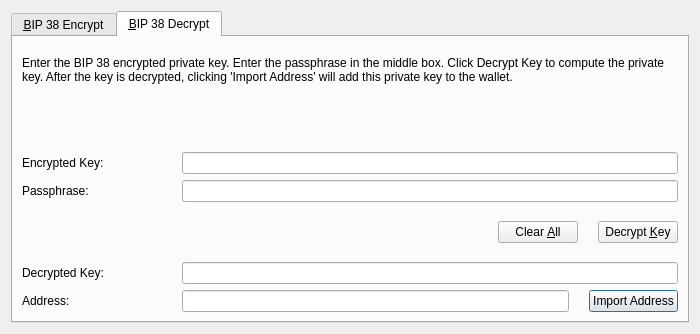
<?xml version="1.0" encoding="UTF-8"?>
<ui version="4.0">
 <class>Bip38ToolDialog</class>
 <widget class="QDialog" name="Bip38ToolDialog">
  <property name="geometry">
   <rect>
    <x>0</x>
    <y>0</y>
    <width>700</width>
    <height>334</height>
   </rect>
  </property>
  <property name="windowTitle">
   <string>BIP 38 Tool</string>
  </property>
  <property name="sizeGripEnabled">
   <bool>false</bool>
  </property>
  <property name="modal">
   <bool>true</bool>
  </property>
  <layout class="QVBoxLayout" name="verticalLayout">
   <item>
    <widget class="QTabWidget" name="tabWidget">
     <property name="minimumSize">
      <size>
       <width>150</width>
       <height>0</height>
      </size>
     </property>
     <property name="tabPosition">
      <enum>QTabWidget::North</enum>
     </property>
     <property name="tabShape">
      <enum>QTabWidget::Rounded</enum>
     </property>
     <property name="currentIndex">
      <number>1</number>
     </property>
     <widget class="QWidget" name="tabBip38Encrypt">
      <attribute name="title">
       <string>&amp;BIP 38 Encrypt</string>
      </attribute>
      <layout class="QVBoxLayout" name="verticalLayout_SM">
       <item>
        <spacer name="verticalSpacer_4">
         <property name="orientation">
          <enum>Qt::Vertical</enum>
         </property>
         <property name="sizeType">
          <enum>QSizePolicy::Fixed</enum>
         </property>
         <property name="sizeHint" stdset="0">
          <size>
           <width>20</width>
           <height>10</height>
          </size>
         </property>
        </spacer>
       </item>
       <item>
        <widget class="QLabel" name="infoLabel_ENC">
         <property name="text">
          <string>Enter a Motion Address that you would like to encrypt using BIP 38. Enter a passphrase in the middle box. Press encrypt to compute the encrypted private key.</string>
         </property>
         <property name="textFormat">
          <enum>Qt::PlainText</enum>
         </property>
         <property name="wordWrap">
          <bool>true</bool>
         </property>
        </widget>
       </item>
       <item>
        <spacer name="verticalSpacer">
         <property name="orientation">
          <enum>Qt::Vertical</enum>
         </property>
         <property name="sizeHint" stdset="0">
          <size>
           <width>20</width>
           <height>40</height>
          </size>
         </property>
        </spacer>
       </item>
       <item>
        <layout class="QHBoxLayout" name="horizontalLayout_1_ENC">
         <property name="spacing">
          <number>10</number>
         </property>
         <item>
          <widget class="QLabel" name="label_5">
           <property name="minimumSize">
            <size>
             <width>150</width>
             <height>0</height>
            </size>
           </property>
           <property name="text">
            <string>Address:</string>
           </property>
          </widget>
         </item>
         <item>
          <widget class="QValidatedLineEdit" name="addressIn_ENC">
           <property name="toolTip">
            <string>The XMNF address to sign the message with</string>
           </property>
          </widget>
         </item>
         <item>
          <widget class="QToolButton" name="addressBookButton_ENC">
           <property name="toolTip">
            <string>Choose previously used address</string>
           </property>
           <property name="text">
            <string/>
           </property>
           <property name="icon">
            <iconset resource="../motion.qrc">
             <normaloff>:/icons/address-book</normaloff>:/icons/address-book</iconset>
           </property>
           <property name="shortcut">
            <string>Alt+A</string>
           </property>
          </widget>
         </item>
         <item>
          <widget class="QToolButton" name="pasteButton_ENC">
           <property name="toolTip">
            <string>Paste address from clipboard</string>
           </property>
           <property name="text">
            <string/>
           </property>
           <property name="icon">
            <iconset resource="../motion.qrc">
             <normaloff>:/icons/editpaste</normaloff>:/icons/editpaste</iconset>
           </property>
           <property name="shortcut">
            <string>Alt+P</string>
           </property>
          </widget>
         </item>
        </layout>
       </item>
       <item>
        <layout class="QHBoxLayout" name="horizontalLayout_5">
         <property name="spacing">
          <number>10</number>
         </property>
         <item>
          <widget class="QLabel" name="label_6">
           <property name="minimumSize">
            <size>
             <width>150</width>
             <height>0</height>
            </size>
           </property>
           <property name="text">
            <string>Passphrase: </string>
           </property>
          </widget>
         </item>
         <item>
          <widget class="QLineEdit" name="passphraseIn_ENC">
           <property name="echoMode">
            <enum>QLineEdit::Password</enum>
           </property>
          </widget>
         </item>
        </layout>
       </item>
       <item>
        <layout class="QHBoxLayout" name="horizontalLayout_2_ENC">
         <property name="spacing">
          <number>10</number>
         </property>
         <item>
          <widget class="QLabel" name="encryptedKeyLabel_ENC">
           <property name="minimumSize">
            <size>
             <width>150</width>
             <height>0</height>
            </size>
           </property>
           <property name="text">
            <string>Encrypted Key:</string>
           </property>
           <property name="textFormat">
            <enum>Qt::PlainText</enum>
           </property>
          </widget>
         </item>
         <item>
          <widget class="QLineEdit" name="encryptedKeyOut_ENC">
           <property name="font">
            <font>
             <italic>true</italic>
            </font>
           </property>
           <property name="readOnly">
            <bool>true</bool>
           </property>
          </widget>
         </item>
         <item>
          <widget class="QToolButton" name="copyKeyButton_ENC">
           <property name="toolTip">
            <string>Copy the current signature to the system clipboard</string>
           </property>
           <property name="text">
            <string/>
           </property>
           <property name="icon">
            <iconset resource="../motion.qrc">
             <normaloff>:/icons/editcopy</normaloff>:/icons/editcopy</iconset>
           </property>
          </widget>
         </item>
        </layout>
       </item>
       <item>
        <layout class="QHBoxLayout" name="horizontalLayout_3_ENC">
         <property name="spacing">
          <number>20</number>
         </property>
         <item>
          <spacer name="horizontalSpacer_1_ENC">
           <property name="orientation">
            <enum>Qt::Horizontal</enum>
           </property>
           <property name="sizeHint" stdset="0">
            <size>
             <width>40</width>
             <height>48</height>
            </size>
           </property>
          </spacer>
         </item>
         <item>
          <widget class="QLabel" name="statusLabel_ENC">
           <property name="font">
            <font>
             <weight>75</weight>
             <bold>true</bold>
            </font>
           </property>
           <property name="text">
            <string/>
           </property>
           <property name="wordWrap">
            <bool>true</bool>
           </property>
          </widget>
         </item>
         <item>
          <spacer name="horizontalSpacer_2_ENC">
           <property name="orientation">
            <enum>Qt::Horizontal</enum>
           </property>
           <property name="sizeHint" stdset="0">
            <size>
             <width>40</width>
             <height>48</height>
            </size>
           </property>
          </spacer>
         </item>
         <item>
          <widget class="QPushButton" name="clearButton_ENC">
           <property name="toolTip">
            <string>Reset all sign message fields</string>
           </property>
           <property name="text">
            <string>Clear &amp;All</string>
           </property>
           <property name="icon">
            <iconset resource="../motion.qrc">
             <normaloff>:/icons/remove</normaloff>:/icons/remove</iconset>
           </property>
           <property name="autoDefault">
            <bool>false</bool>
           </property>
          </widget>
         </item>
         <item>
          <widget class="QPushButton" name="encryptKeyButton_ENC">
           <property name="toolTip">
            <string>Sign the message to prove you own this XMNF address</string>
           </property>
           <property name="text">
            <string>Encrypt &amp;Key</string>
           </property>
           <property name="icon">
            <iconset resource="../motion.qrc">
             <normaloff>:/icons/edit</normaloff>:/icons/edit</iconset>
           </property>
           <property name="autoDefault">
            <bool>false</bool>
           </property>
          </widget>
         </item>
        </layout>
       </item>
      </layout>
     </widget>
     <widget class="QWidget" name="tabBip38Decrypt">
      <attribute name="title">
       <string>&amp;BIP 38 Decrypt</string>
      </attribute>
      <layout class="QVBoxLayout" name="verticalLayout_VM">
       <item>
        <spacer name="verticalSpacer_3">
         <property name="orientation">
          <enum>Qt::Vertical</enum>
         </property>
         <property name="sizeType">
          <enum>QSizePolicy::Fixed</enum>
         </property>
         <property name="sizeHint" stdset="0">
          <size>
           <width>20</width>
           <height>10</height>
          </size>
         </property>
        </spacer>
       </item>
       <item>
        <widget class="QLabel" name="infoLabel_DEC">
         <property name="text">
          <string>Enter the BIP 38 encrypted private key. Enter the passphrase in the middle box. Click Decrypt Key to compute the private key. After the key is decrypted, clicking 'Import Address' will add this private key to the wallet.</string>
         </property>
         <property name="textFormat">
          <enum>Qt::PlainText</enum>
         </property>
         <property name="alignment">
          <set>Qt::AlignLeading|Qt::AlignLeft|Qt::AlignTop</set>
         </property>
         <property name="wordWrap">
          <bool>true</bool>
         </property>
        </widget>
       </item>
       <item>
        <spacer name="verticalSpacer_2">
         <property name="orientation">
          <enum>Qt::Vertical</enum>
         </property>
         <property name="sizeHint" stdset="0">
          <size>
           <width>20</width>
           <height>40</height>
          </size>
         </property>
        </spacer>
       </item>
       <item>
        <layout class="QHBoxLayout" name="horizontalLayout_3">
         <property name="spacing">
          <number>10</number>
         </property>
         <item>
          <widget class="QLabel" name="label_2">
           <property name="minimumSize">
            <size>
             <width>150</width>
             <height>0</height>
            </size>
           </property>
           <property name="text">
            <string>Encrypted Key:</string>
           </property>
          </widget>
         </item>
         <item>
          <widget class="QValidatedLineEdit" name="encryptedKeyIn_DEC">
           <property name="toolTip">
            <string>The XMNF address the message was signed with</string>
           </property>
          </widget>
         </item>
        </layout>
       </item>
       <item>
        <layout class="QHBoxLayout" name="horizontalLayout">
         <property name="spacing">
          <number>10</number>
         </property>
         <item>
          <widget class="QLabel" name="label">
           <property name="minimumSize">
            <size>
             <width>150</width>
             <height>0</height>
            </size>
           </property>
           <property name="text">
            <string>Passphrase: </string>
           </property>
          </widget>
         </item>
         <item>
          <widget class="QLineEdit" name="passphraseIn_DEC">
           <property name="echoMode">
            <enum>QLineEdit::Password</enum>
           </property>
          </widget>
         </item>
        </layout>
       </item>
       <item>
        <layout class="QHBoxLayout" name="horizontalLayout_2_DEC">
         <property name="spacing">
          <number>20</number>
         </property>
         <item>
          <spacer name="horizontalSpacer_1_DEC">
           <property name="orientation">
            <enum>Qt::Horizontal</enum>
           </property>
           <property name="sizeHint" stdset="0">
            <size>
             <width>40</width>
             <height>48</height>
            </size>
           </property>
          </spacer>
         </item>
         <item>
          <widget class="QLabel" name="statusLabel_DEC">
           <property name="font">
            <font>
             <weight>75</weight>
             <bold>true</bold>
            </font>
           </property>
           <property name="text">
            <string/>
           </property>
           <property name="wordWrap">
            <bool>true</bool>
           </property>
          </widget>
         </item>
         <item>
          <spacer name="horizontalSpacer_2_DEC">
           <property name="orientation">
            <enum>Qt::Horizontal</enum>
           </property>
           <property name="sizeHint" stdset="0">
            <size>
             <width>40</width>
             <height>48</height>
            </size>
           </property>
          </spacer>
         </item>
         <item>
          <widget class="QPushButton" name="clearButton_DEC">
           <property name="toolTip">
            <string>Reset all verify message fields</string>
           </property>
           <property name="text">
            <string>Clear &amp;All</string>
           </property>
           <property name="icon">
            <iconset resource="../motion.qrc">
             <normaloff>:/icons/remove</normaloff>:/icons/remove</iconset>
           </property>
           <property name="autoDefault">
            <bool>false</bool>
           </property>
          </widget>
         </item>
         <item>
          <widget class="QPushButton" name="decryptKeyButton_DEC">
           <property name="toolTip">
            <string>Verify the message to ensure it was signed with the specified XMNF address</string>
           </property>
           <property name="text">
            <string>Decrypt &amp;Key</string>
           </property>
           <property name="icon">
            <iconset resource="../motion.qrc">
             <normaloff>:/icons/key</normaloff>:/icons/key</iconset>
           </property>
           <property name="autoDefault">
            <bool>false</bool>
           </property>
          </widget>
         </item>
        </layout>
       </item>
       <item>
        <layout class="QHBoxLayout" name="horizontalLayout_2">
         <property name="spacing">
          <number>10</number>
         </property>
         <item>
          <widget class="QLabel" name="label_3">
           <property name="minimumSize">
            <size>
             <width>150</width>
             <height>0</height>
            </size>
           </property>
           <property name="text">
            <string>Decrypted Key:</string>
           </property>
          </widget>
         </item>
         <item>
          <widget class="QValidatedLineEdit" name="decryptedKeyOut_DEC"/>
         </item>
        </layout>
       </item>
       <item>
        <layout class="QHBoxLayout" name="horizontalLayout_4">
         <property name="spacing">
          <number>10</number>
         </property>
         <item>
          <widget class="QLabel" name="label_4">
           <property name="minimumSize">
            <size>
             <width>150</width>
             <height>0</height>
            </size>
           </property>
           <property name="text">
            <string>Address:</string>
           </property>
          </widget>
         </item>
         <item>
          <widget class="QLineEdit" name="addressOut_DEC"/>
         </item>
         <item>
          <spacer name="horizontalSpacer">
           <property name="orientation">
            <enum>Qt::Horizontal</enum>
           </property>
           <property name="sizeType">
            <enum>QSizePolicy::Fixed</enum>
           </property>
           <property name="sizeHint" stdset="0">
            <size>
             <width>10</width>
             <height>20</height>
            </size>
           </property>
          </spacer>
         </item>
         <item>
          <widget class="QPushButton" name="importAddressButton_DEC">
           <property name="text">
            <string>Import Address</string>
           </property>
          </widget>
         </item>
        </layout>
       </item>
      </layout>
     </widget>
    </widget>
   </item>
  </layout>
 </widget>
 <customwidgets>
  <customwidget>
   <class>QValidatedLineEdit</class>
   <extends>QLineEdit</extends>
   <header>qvalidatedlineedit.h</header>
  </customwidget>
 </customwidgets>
 <resources>
  <include location="../motion.qrc"/>
 </resources>
 <connections/>
</ui>
